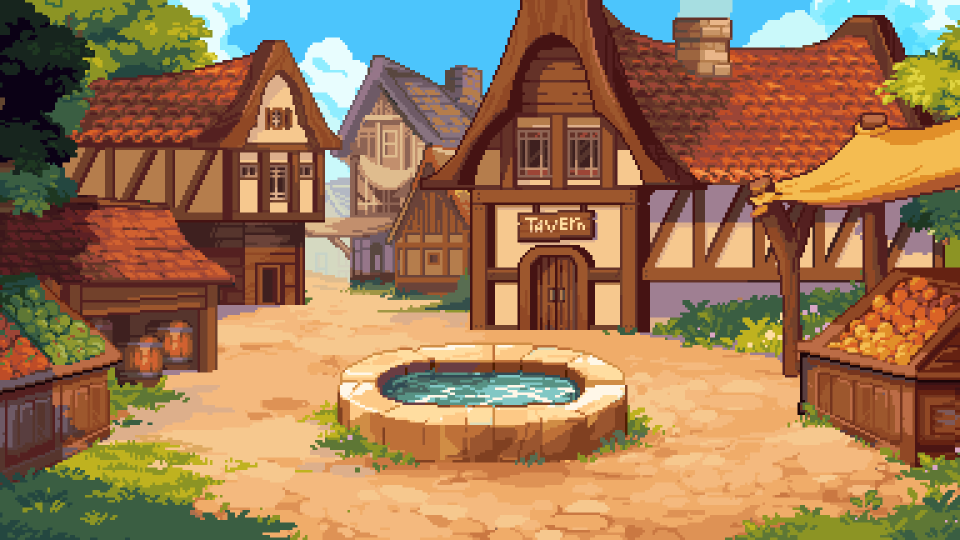
#> input picture kit/pause/assets/hub.gif, 1920 x 1080 px, found by its file name (shown at 1/2 size)
$ python r42.py
#> lines starting #> are read from the running program, lines starting #| are printed output that depends on the picture; after the words box and inside, x2 and y2 are one past the last pixel; in counts of white or black regions, pixels touching at a corner belong together
### kit/fork_race2/hook.py
"""Standard Code Name hook band (Bennett: the hook makes or breaks the video).
usage:
    import sys; sys.path.insert(0, '<scratchpad>/pixellab/safezone'); from hook import hook_layer
    HOOK, HOOK_BOTTOM = hook_layer(['WHICH JAR IS', "CYRUS'S?"], accent=1, color=(255,214,60))
    frame.alpha_composite(HOOK)      # draw LAST (on top of everything) every frame
    # put content below HOOK_BOTTOM (typically ~450-470) and above y=1500
lines: 1-2 short lines of the original hook. accent: index of the line drawn in `color` (others white), or None.
sub: optional small secondary line (>=34px), drawn under the main lines.
"""
from PIL import Image, ImageDraw, ImageFont
import os
FONT = os.path.join(os.path.dirname(__file__), '../../npmfont/ps/package/files/PressStart2P.ttf')
W, H = 1080, 1920
X0, X1, Y0 = 70, 1025, 262
def _fit(lines, maxw, hi=80, lo=48):
    for s in range(hi, lo - 1, -2):
        f = ImageFont.truetype(FONT, s); d = ImageDraw.Draw(Image.new('L', (1, 1)))
        if all(d.textlength(l, font=f) + 2 * 9 <= maxw for l in lines): return f, s
    return ImageFont.truetype(FONT, lo), lo
# [20 lines left out: function hook_layer, not called in this run]
# [4 lines that do not run on import are left out]

### kit/fork_rc1/hook2.py
"""hook_layer with the comment prompt as a real second line of the band, at least 44px (RECUT_BRIEF rule).
Same look as safezone/hook.py; sub line is 44-52px, white, thinner stroke, separated by a thin divider."""
import sys, os
sys.path.insert(0, '/tmp/claude-0/-home-claude/3d9a853e-960c-501e-b487-63abffb4f487/scratchpad/pixellab/safezone')
from hook import _fit, FONT, W, H, X0, X1, Y0
from PIL import Image, ImageDraw, ImageFont
def hook_layer2(lines, accent=None, color=(255, 214, 60), sub=None, sub_color=(240, 240, 240), border=None, sub_max=52):
#> called with accent = 1, color = (255, 214, 60), sub = 'Comment your level', sub_color = (240, 240, 240), sub_max = 52
    lines = [l.upper() for l in lines][:2]
    f, s = _fit(lines, X1 - X0 - 40)
    gap = int(s * 0.38); pad = 26
    h = len(lines) * s + (len(lines) - 1) * gap + 2 * pad
    if sub:
        fs, ss = _fit([sub], X1 - X0 - 40, sub_max, 44)
        d0 = ImageDraw.Draw(Image.new('L', (1, 1)))
        assert d0.textlength(sub, font=fs) + 12 <= X1 - X0 - 30, ('sub too long for 44px', sub)
        h += ss + 34
    L = Image.new('RGBA', (W, H), (0, 0, 0, 0)); d = ImageDraw.Draw(L)
#> after `L = Image.new('RGBA', (W, H), (0, 0, 0, 0))`: L: PIL image 1080x1920 RGBA; every value is 0
    d.rounded_rectangle([X0, Y0, X1, Y0 + h], 22, fill=(14, 10, 24, 232), outline=border or color, width=6)
    y = Y0 + pad
    for i, l in enumerate(lines):
        c = color if accent == i else (255, 255, 255)
        w = d.textlength(l, font=f)
        d.text(((X0 + X1) / 2 - w / 2, y), l, font=f, fill=c, stroke_width=9, stroke_fill=(10, 6, 18))
        y += s + gap
#> this loop made 2 passes
#> w on passes 1 to 2: 783.8, 582.4
#> after the loop, y = 508
    if sub:
        y = y - gap + 14
#> y = 492
        d.line([(X0 + 60, y), (X1 - 60, y)], fill=(color if border is None else border)[:3] + (120,), width=3)
        y += 18
#> y = 510
        w = d.textlength(sub, font=fs)
#> w = 528.5
        d.text(((X0 + X1) / 2 - w / 2, y), sub, font=fs, fill=sub_color, stroke_width=6, stroke_fill=(10, 6, 18))
    return L, Y0 + h
# [3 lines that do not run on import are left out]

### kit/fork1/common.py
import os, glob, math, json, subprocess, random
from PIL import Image, ImageDraw, ImageFont, ImageEnhance, ImageFilter
SP = '/tmp/claude-0/-home-claude/3d9a853e-960c-501e-b487-63abffb4f487/scratchpad/'
FONT = SP + 'npmfont/ps/package/files/PressStart2P.ttf'; A = SP + 'pause/assets/'; PL = SP + 'pixellab/'
W, H, FPS = 1080, 1920, 30
_fc = {}
def F(s):
    if s not in _fc: _fc[s] = ImageFont.truetype(FONT, s)
    return _fc[s]
def crop(im): return im.crop(im.getbbox())
def up(im, k): return im.resize((max(1, int(im.width * k)), max(1, int(im.height * k))), Image.NEAREST)
def layer(img, fn):
    L = Image.new('RGBA', img.size, (0, 0, 0, 0)); fn(ImageDraw.Draw(L)); img.alpha_composite(L)
def ctext(d, x, y, t, f, fill=(255, 255, 255), sw=6, a=255, sc=(20, 15, 35)):
    w = d.textlength(t, font=f); d.text((x - w / 2, y), t, font=f, fill=tuple(fill[:3]) + (a,), stroke_width=sw, stroke_fill=tuple(sc[:3]) + (a,))
# [18 lines left out: functions text_layer, gif_frames, not called in this run]
IDLE_FILE = {'joy': 'idle_0.gif', 'cyrus': 'idle_1.gif', 'ray': 'idle_2.gif', 'cleo': 'idle_3.gif', 'hollow': 'idle_9.gif'}
# [4 lines left out: function idle, not called in this run]
VIC = {'joy': 'vic_Victory_Pose.gif', 'cyrus': 'vic_VictoryPose_1_2f3491a2-9eb4-4ed3-a96d-f50d84bb993a.gif', 'cleo': 'vic_victoryPose.gif', 'ray': 'vic_victoryPose_1.gif', 'hollow': 'hollow-victory.gif'}
def vic(g, h): return gif_frames(A + VIC[g], h=h)
def seq(d, k=2, lo=1, hi=None):
    fs = sorted(glob.glob(d + '/*.png'))[lo:hi]
    return [up(Image.open(p).convert('RGBA'), k) for p in fs]
GUMK = ['mush', 'acv', 'mel', 'cre', 'gold']
def gummy(kind, k=2): return up(Image.open(PL + f'gummies/pick_{kind}.png').convert('RGBA'), k)
def bg_frames(name, size, box=None, step=1, bright=1.0, blur=0):
    im = Image.open(A + name); out = []
    for i in range(0, im.n_frames, step):
        im.seek(i); f = im.convert('RGB')
        if box: f = f.crop(box)
        f = f.resize(size, Image.NEAREST)
        if bright != 1.0: f = ImageEnhance.Brightness(f).enhance(bright)
        if blur: f = f.filter(ImageFilter.GaussianBlur(blur))
        out.append(f.convert('RGBA'))
    return out
class Writer:
    def __init__(self, path):
        self.p = subprocess.Popen(['ffmpeg', '-y', '-loglevel', 'error', '-f', 'rawvideo', '-pix_fmt', 'rgb24', '-s', f'{W}x{H}', '-r', str(FPS), '-i', '-',
                                   '-c:v', 'libx264', '-preset', 'veryfast', '-crf', '18', '-pix_fmt', 'yuv420p', path], stdin=subprocess.PIPE)
    def write(self, img): self.p.stdin.write(img.convert('RGB').tobytes())
    def close(self): self.p.stdin.close(); self.p.wait()
# [9 lines left out: functions mix, ship, not called in this run]
def sheet(mp4, out, n=8, cols=8):
    d = float(subprocess.run(['ffprobe', '-v', 'error', '-show_entries', 'format=duration', '-of', 'csv=p=0', mp4], capture_output=True, text=True).stdout)
    subprocess.run(['ffmpeg', '-y', '-loglevel', 'error', '-i', mp4, '-vf', f'fps={n}/{d},scale=270:480,tile={cols}x{max(1, n // cols)}', '-frames:v', '1', out])

### kit/fork_rc3/rc3.py
"""Shared helpers for fork_rc3 recuts."""
from PIL import Image, ImageDraw
import numpy as np
SP = '/tmp/claude-0/-home-claude/3d9a853e-960c-501e-b487-63abffb4f487/scratchpad/'
def acv_gummy_strong():
    """Syeda's ACV gummy (native 30x32) with a clearer gummy shine: bright curved highlight top-left, specular dot,
    and a soft light rim on the lower right (translucent-candy look). Art itself untouched."""
    g0 = Image.open(SP + 'pixellab/gummies/pick_acv.png').convert('RGBA'); A = np.array(g0.getchannel('A'))
    gl = Image.new('RGBA', g0.size, (0, 0, 0, 0)); d = ImageDraw.Draw(gl)
    d.arc([4, 8, 24, 30], 195, 265, fill=(255, 250, 240, 215), width=2)
    d.rectangle([7, 11, 8, 12], fill=(255, 255, 255, 255))
    d.arc([5, 7, 28, 31], 20, 75, fill=(255, 225, 215, 110), width=1)
    m = np.minimum(np.array(gl.getchannel('A')), A); gl.putalpha(Image.fromarray(m))
    out = g0.copy(); out.alpha_composite(gl); return out
# [4 lines that do not run on import are left out]

### kit/fork_rc6/v42/r42.py
# rc6 recut of #42 (approved by Bennett): universal + legibility fixes only. Source: fork_sz38/r42_sz.py
import sys, os
SP0 = '/tmp/claude-0/-home-claude/3d9a853e-960c-501e-b487-63abffb4f487/scratchpad/'
sys.path.insert(0, SP0 + 'fork1'); from common import *
os.chdir(os.path.dirname(os.path.abspath(__file__)))
sys.path.insert(0, SP0 + 'fork_rc1'); from hook2 import hook_layer2
sys.path.insert(0, SP0 + 'fork_rc3'); from rc3 import acv_gummy_strong
HOOK, HB = hook_layer2(['PAUSE WHEN BOTH', 'FIT PERFECTLY'], accent=1, sub='Comment your level')
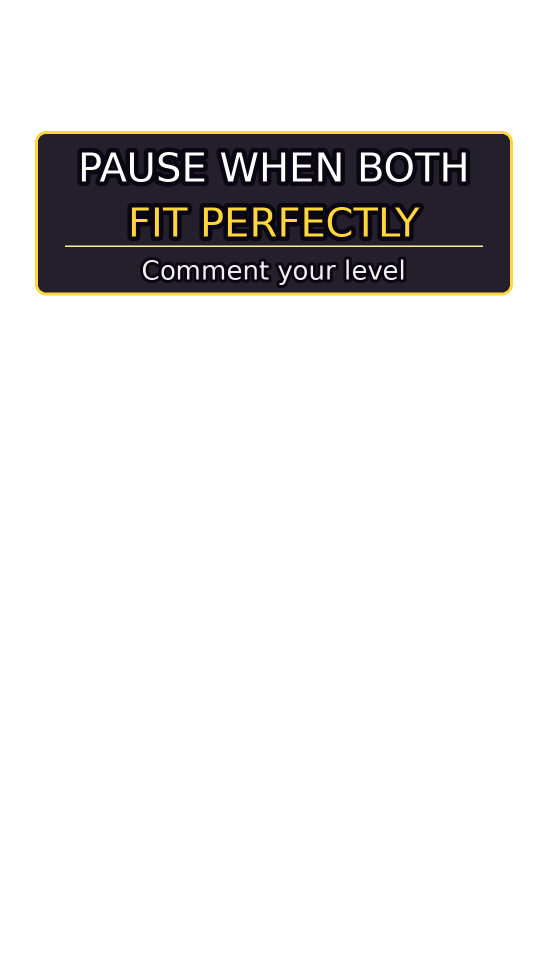
#> HOOK: PIL image 1080x1920 RGBA (shown at 1/2 size); mean R, G, B, A 7.3, 6.3, 6, 36.3; transparent parts drawn white
#> HB = 590
BG = bg_frames('hub.gif', (W, H), box=(560, 0, 1167, 1080), step=2, bright=0.6, blur=5)
#> in bg_frames, im is the input picture: PIL image 1920x1080 P; mean R, G, B 154.7, 118.8, 84.1
#> the loop in bg_frames, `for i in range(0, im.n_frames, step):` made 24 passes
#> pass 1, in bg_frames, `if box: f = f.crop(box)`:
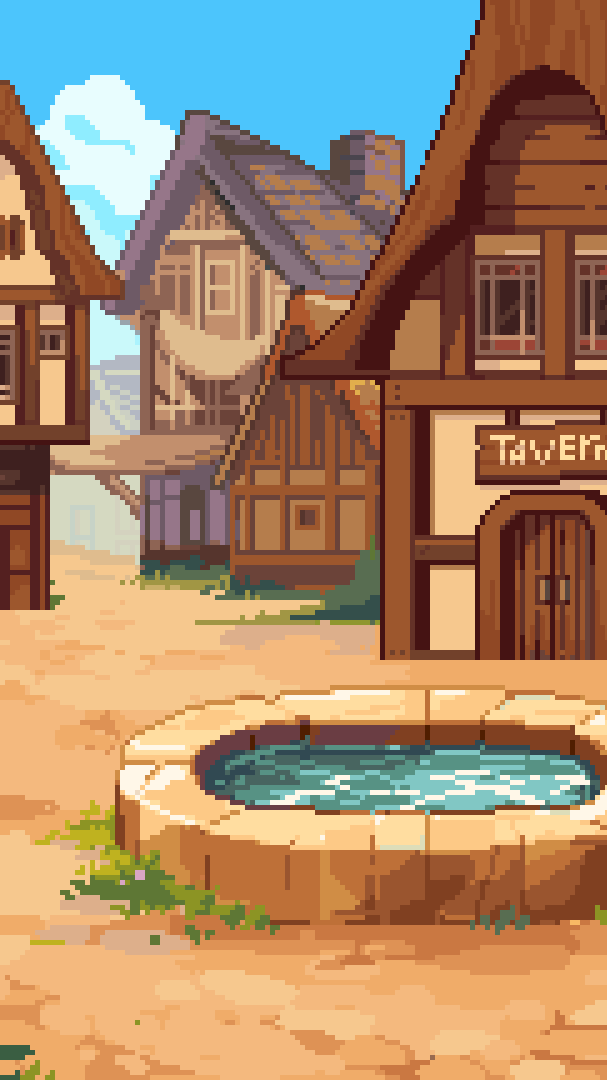
#> f: PIL image 607x1080 RGB; mean R, G, B 167.1, 136.5, 107.7
#> pass 1, in bg_frames, `if blur: f = f.filter(ImageFilter.GaussianBlur(blur))`:
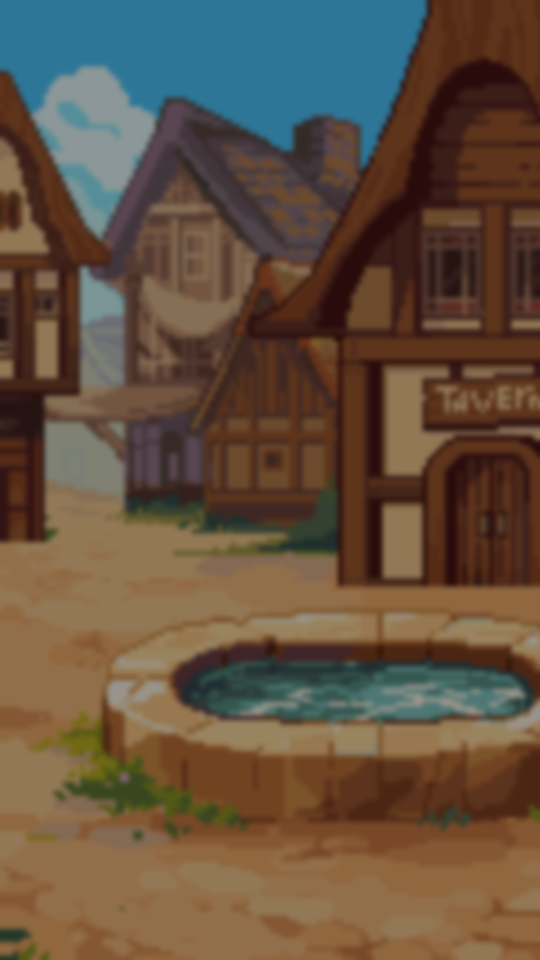
#> f: PIL image 1080x1920 RGB (shown at 1/2 size); mean R, G, B 99.9, 81.7, 64.4
#> after the loop in bg_frames, `for i in range(0, im.n_frames, step):`: out = 24 items
#> BG = 24 items
jars = Image.open(A + 'jars.png').convert('RGBA')
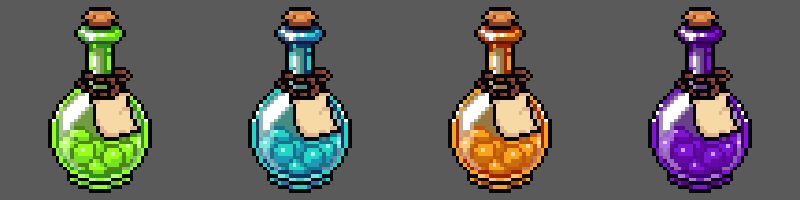
#> input picture kit/pause/assets/jars.png, 800 x 200 px, found by its file name
import numpy as np
a = np.array(jars); bgc = a[2, 2, :3]; m = (np.abs(a[..., :3].astype(int) - bgc.astype(int)).sum(-1) < 12); a[m, 3] = 0
#> after `bgc = a[2, 2, :3]`: bgc = [90, 90, 90]
#> after `m = np.abs(a[..., :3].astype(int) - bgc.astype(int)).sum(-1) < 12`:
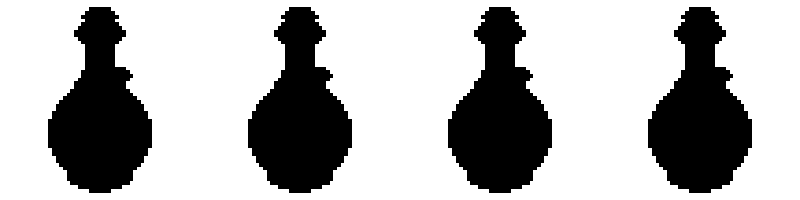
#> m: shape (200, 800) bool; 70.4% white; 4 black regions, box (x1, y1, x2, y2) and area: (48, 7, 152, 193) 11847, (248, 7, 352, 193) 11847, (448, 7, 552, 193) 11847, (648, 7, 752, 193) 11847
#> after `a[m, 3] = 0`:
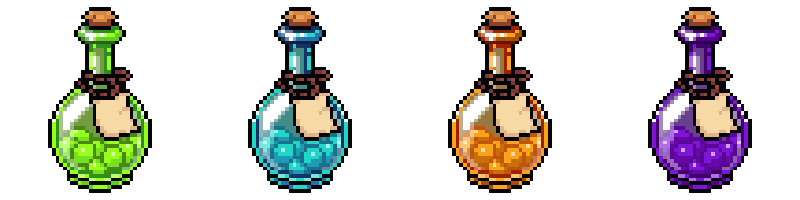
#> a: shape (200, 800, 4); mean R, G, B, A 97.3, 95.9, 90.8, 75.5; transparent parts drawn white
POT = crop(Image.fromarray(a).crop((0, 0, 200, 200))); POT = up(POT, 2.0)
#> in up, `def up(im, k): return im.resize((max(1, int(im.width * k)), max(1, int..`:
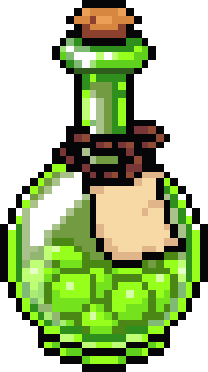
#> returned value: PIL image 208x372 RGBA; mean R, G, B, A 104.2, 124.1, 74.1, 156.2; transparent parts drawn white
#> (the run stopped early here; a loop or call above may not have finished)
